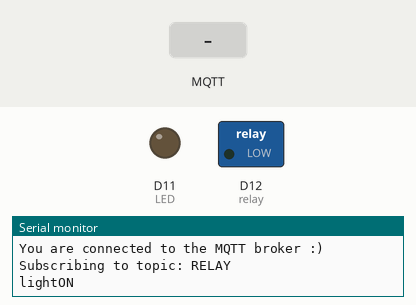
Recording of a sketch running on a simulated Arduino MKR. Parts: switched loads named in the sketch (green lamp = pin HIGH), output pins drawn as LEDs (lit = HIGH), the last lines printed to the serial monitor. The test bench sets the inputs (shaded band). WiFi joins after 1.5 s; servers stay silent unless stated; no MQTT or app messages arrive unless stated.

Above: at 2.7 s.
2.8 s: MQTT message "1" arrives on the first subscribed topic
At 3.6 s:
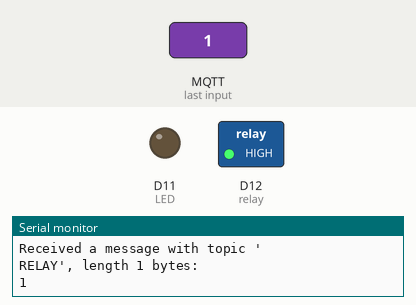
4.3 s: MQTT message "1" arrives on the second subscribed topic
At 4.7 s:
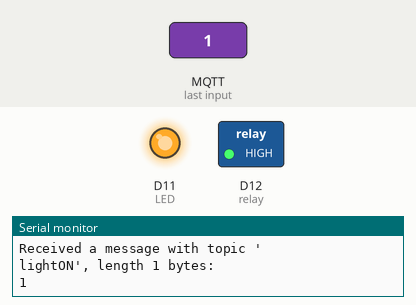
5.8 s: MQTT message "0" arrives on the first subscribed topic
At 7.0 s:
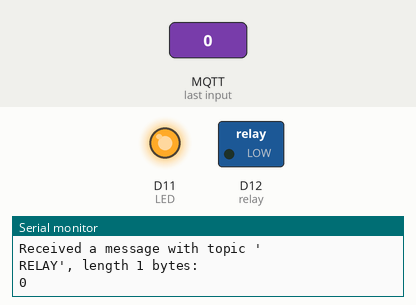
7.3 s: MQTT message "0" arrives on the second subscribed topic
At 8.1 s:
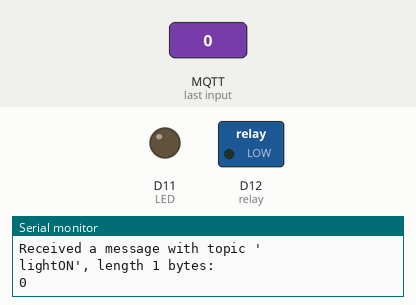
Timing chart, 0 to 9.8 s (numbered marks = the images above; inputs shaded):
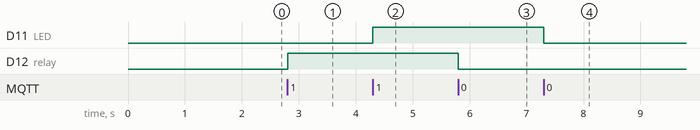

Measured:
- after the input at 2.8 s, D12 (relay): LOW → HIGH at once
- after the input at 4.3 s, D11 (LED): LOW → HIGH at once
- after the input at 5.8 s, D12 (relay): HIGH → LOW at once
- after the input at 7.3 s, D11 (LED): HIGH → LOW at once

The sketch:

arduinoMQTTSubcriber.ino
```cpp
#include <ArduinoMqttClient.h>
#include <WiFiNINA.h>
#include "passwordMQTT.h"

#define relay 12
#define LED 11

char ssid[] = SECRET_SSID;
char pass[] = SECRET_PASS;

WiFiClient wifiClient;
MqttClient mqttClient(wifiClient);

const char broker[] = "192.168.122.84";
int port = 1883;
const char topicR[] = "RELAY";
const char topicL[] = "lightON";

char readCl;

void setup()
{
  //setting the two pins to OUTPUT
  pinMode(relay, OUTPUT);
  pinMode(LED, OUTPUT);

  Serial.begin(9600);
  while (!Serial)
  {
    ;
  }

  Serial.print("Connecting to SSID: ");
  Serial.println(ssid);

  //connecting to the SSID
  while (WiFi.begin(ssid, pass) != WL_CONNECTED)
  {
    Serial.print(".");
    delay(4000);
  }

  Serial.println("Congrats, you are connected :)");
  Serial.println();

  Serial.print("Attempting to connect to the MQTT broker: ");
  Serial.println(broker);

  //connecting to the MQTT broker
  if (!mqttClient.connect(broker, port))
  {
    Serial.print("MQTT connection failed! Error code = ");
    Serial.println(mqttClient.connectError());

    while (1)
      ;
  }

  Serial.println("You are connected to the MQTT broker :)");
  Serial.println();

  mqttClient.onMessage(onMqttMessage);


  //printing which topics the arduino is going to be subscribed too
  Serial.print("Subscribing to topic: ");
  Serial.println(topicR);
  Serial.println(topicL);
  Serial.println();

  //subscribing to the topic "RELAY"
  mqttClient.subscribe(topicR);
  //subscribing to the topic "lightON"
  mqttClient.subscribe(topicL);

  Serial.println();
}

void loop()
{
  mqttClient.poll();
}

void onMqttMessage(int messageSize)
{
  //printing to the sererial monitor which topic the arduino is receiving
  String topic = mqttClient.messageTopic();
  Serial.println("Received a message with topic '");
  Serial.print(mqttClient.messageTopic());
  Serial.print("', length ");
  Serial.print(messageSize);
  Serial.println(" bytes:");

  while (mqttClient.available())
  {
    //changes the char "receivedChar" to the topic that is publishing to the specific topic
    //it holds the value of both topics, depends on which topic had the latest publish
    char receivedChar = (char)mqttClient.read();
    Serial.print(receivedChar);

    //if the latest topic was "RELAY", the "recievedChar" holds the data which turns on or off the relay
    if (topic == topicR)
    {
      //turn on the relay
      if (receivedChar == '1')
      {
        digitalWrite(relay, HIGH);
      }
      //turn off the relay
      else if (receivedChar == '0')
      {
        digitalWrite(relay, LOW);
      }
    }

    //if the latest topic was "lightON", the "recievedChar" holds the data which turns on or off the led
    else if (topic == topicL)
    {
      //turn on the led
      if (receivedChar == '1')
      {
        digitalWrite(LED, HIGH);
      }
      //turn off the led
      else if (receivedChar == '0')
      {
        digitalWrite(LED, LOW);
      }
    }
  }

  //print two more new lines
  Serial.println();
  Serial.println();
}
```

passwordMQTT.h
```cpp
#define SECRET_SSID "Redmi"
#define SECRET_PASS "redmi12345"
```
